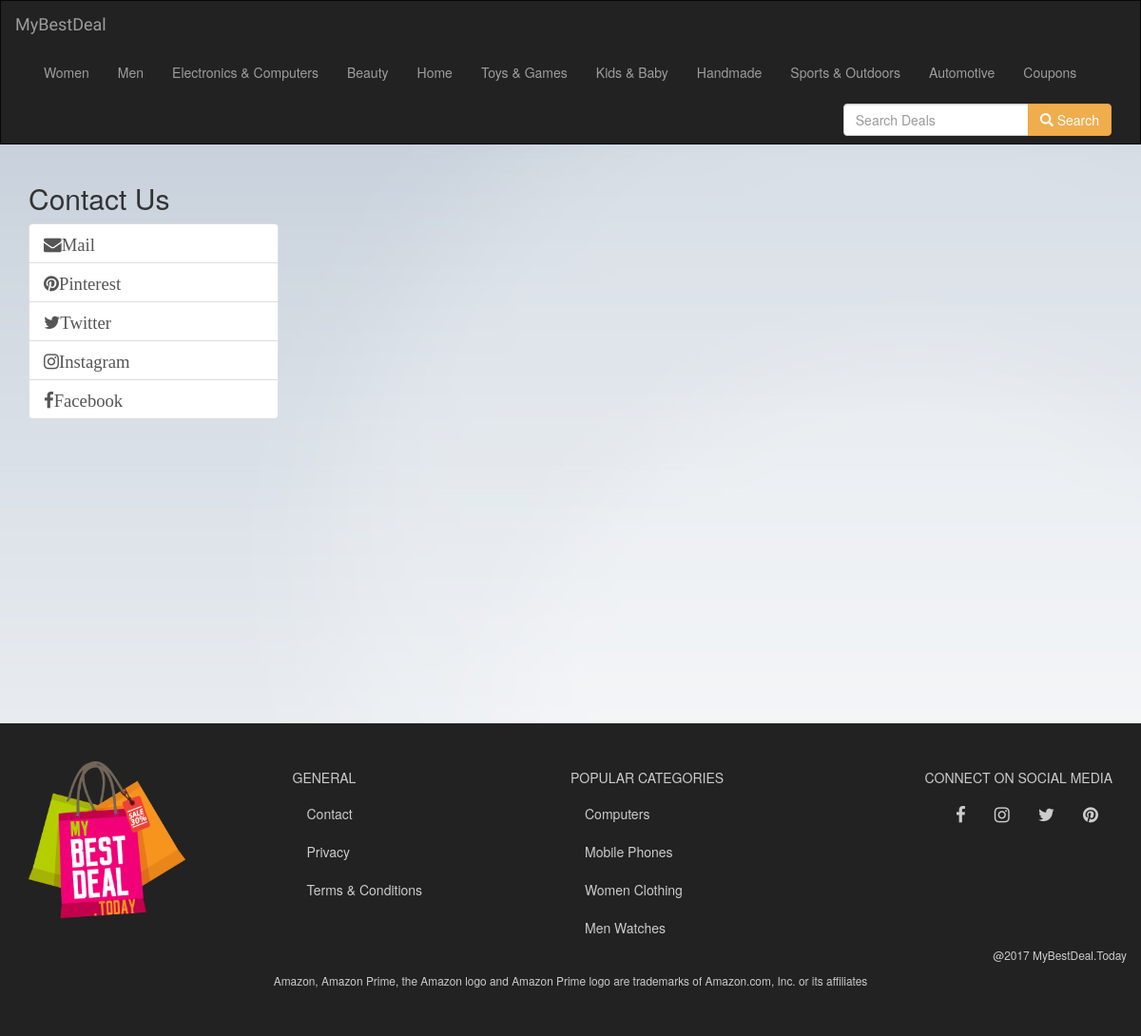
Page /contact/ on the committed database.
### bestdeal/models.py (models this page shows, shortened)
class Category(models.Model):
    category_name = models.CharField(max_length=100)

### bestdeal/views.py (the view)
# urls.py: url(r'^contact/$',views.contact_view,name='contact'),
def contact_view(request):
    return render(request, 'contact.html')

### bestdeal/templatetags/menu_items.py (called while the page is built)
@register.inclusion_tag('menu_items.html', takes_context=True)
def menu_items(context):
    return {'categories': Category.objects.all(), 'sub_categories': Sub_Category.objects.all().order_by('sub_category_name')}

### templates/contact.html (shortened to what this page needs)
{% extends 'base.html' %}
{% block body %}
<div class="container">
    <div class="row">
        <div class="col-md-3">
            <h2>Contact Us</h2>
            <div class="list-group">
                <a href="mailto:zwyanezade@outlook.com" class="list-group-item"><i class="fa fa-envelope fa-lg">Mail</i></a>
                <a href="#" class="list-group-item"><i class="fa fa-pinterest fa-lg">Pinterest</i></a>
                <a target="_blank" href="https://twitter.com/mybestdealtoday" class="list-group-item"><i class="fa fa-twitter fa-lg">Twitter</i></a>
                <a target="_blank" href="https://www.instagram.com/mybestdealtoday" class="list-group-item"><i class="fa fa-instagram fa-lg">Instagram</i></a>
                <a target="_blank" href="https://www.facebook.com/mybestdealtoday/" class="list-group-item"><i class="fa fa-facebook fa-lg">Facebook</i></a>
            </div>
        </div>
    </div>
</div>
<br><br><br><br><br><br><br><br><br><br><br><br><br>
{% endblock %}

### templates/base.html (shortened to what this page needs)
<!DOCTYPE html>
<html lang="en">
<head>
    {% load staticfiles %}
    <link rel="stylesheet" href="https://maxcdn.bootstrapcdn.com/bootstrap/3.3.7/css/bootstrap.min.css">
    <link rel="stylesheet" type="text/css" href="{% static 'bestdeal/style.css' %}"/>
    <link rel="stylesheet" href="https://cdnjs.cloudflare.com/ajax/libs/font-awesome/4.7.0/css/font-awesome.min.css">
</head>
<body>
    <nav class="navbar navbar-inverse">
        <div class="container-fluid">
            <div class="navbar-header">
                <a class="navbar-brand" href="{% url 'index' %}">MyBestDeal</a>
            </div>
            <div class="collapse navbar-collapse" id="myNavbar">
                <ul class="nav navbar-nav">
                    {% load menu_items %}
                    {% menu_items %}
                </ul>
                <form class="navbar-form navbar-right" role="search" method="get" action="/search">
                    <div class="input-group">
                        <input type="text" class="form-control" name="q" value="" placeholder="Search Deals" required>
                        <div class="input-group-btn">
                            <button class="btn btn-warning" type="submit"><i class="glyphicon glyphicon-search"></i> Search</button>
                        </div>
                    </div>
                </form>
            </div>
        </div>
    </nav>
    {% block body %}
    {% endblock %}
<footer class="navbar-inverse text-white paddingy">
    <div class="container">
        <div class="row">
            <div class="col-md-2">
                <img src="/static/bestdeal/images/icon.png/" class="img-responsive"/>
            </div>
            <div class="col-md-offset-1 col-md-3 col-sm-6 pl-0">
                <h5 class="nav-link text-uppercase footer-text"> General</h5>
                <ul class="nav flex-column">
                    <li class="nav-item"><a href="/contact/" class="nav-link">Contact</a></li>
                    <li class="nav-item"><a href="/privacy/" class="nav-link">Privacy</a></li>
                    <li class="nav-item"><a href="/terms/" class="nav-link">Terms & Conditions</a></li>
                </ul>
            </div>
            <div class="col-md-3 col-sm-6 pl-0">
                <h5 class="nav-link text-uppercase footer-text">Popular Categories</h5>
                <ul class="nav flex-column">
                    <li class="nav-item"><a href="/Electronics%20&%20Computers/Computers/" class="nav-link">Computers</a></li>
                    <li class="nav-item"><a href="/Electronics%20&%20Computers/Mobile%20Phones/" class="nav-link">Mobile Phones</a></li>
                    <li class="nav-item"><a href="/Women/Clothing/" class="nav-link">Women Clothing</a></li>
                    <li class="nav-item"><a href="/Men/Watches/" class="nav-link">Men Watches</a></li>
                </ul>
            </div>
            <div class="col-md-3 ml-auto text-right">
                <h5 class="text-uppercase footer-text">Connect on social media</h5>
                <ul class="nav justify-content-end">
                    <li class="nav-item social"><a href="#" class="nav-link pr-0"><i class="fa fa-pinterest fa-lg"></i></a></li>
                    <li class="nav-item social"><a target="_blank" href="https://twitter.com/mybestdealtoday" class="nav-link pr-0"><i class="fa fa-twitter fa-lg"></i></a></li>
                    <li class="nav-item social"><a target="_blank" href="https://www.instagram.com/mybestdealtoday" class="nav-link pr-0"><i class="fa fa-instagram fa-lg"></i></a></li>
                    <li class="nav-item social"><a target="_blank" href="https://www.facebook.com/mybestdealtoday/" class="nav-link pr-0"><i class="fa fa-facebook fa-lg"></i></a></li>
                </ul>
            </div>
        </div>
        <div class="row">
            <div class="col-12 text-right small">
                    <p class="footer-text"> @2017 MyBestDeal.Today</p>
            </div>
            <div class="col-12 text-center small">
                    <p class="footer-text"> Amazon, Amazon Prime, the Amazon logo and Amazon Prime logo are trademarks of Amazon.com, Inc. or its affiliates</p>
            </div>
        </div>
    </div>
</footer>
</body>
</html>

### templates/menu_items.html (shortened to what this page needs)
{% for category in categories %}
    <li class="dropdown">
        <a href="/{{ category.category_name }}/" class="dropdown-toggle" role="button" aria-haspopup="true" aria-expanded="false">{{ category.category_name }}</a>
    </li>
{% endfor %}

### bestdeal/static/bestdeal/style.css (style rules this page uses)
body { background: white url("images/background.jpg"); position: relative; }
.navbar { border-radius: 0; }
.navbar-brand { font-family: 'Satisfy',cursive; }
footer a { color: #ccc; }
.footer-text { color: #ccc; }
.pr-0 { padding-right: 0; }
.ml-auto { margin-left: auto; }
.pl-0 { padding-left: 0; }
.paddingy { margin-top: 40px; padding-top: 40px; padding-bottom: 40px; }
.social { display:inline-block; float:right; }

### rows in the picture
Category: category_name "Women"
Category: category_name "Men"
Category: category_name "Electronics & Computers"
Category: category_name "Beauty"
Category: category_name "Home"
Category: category_name "Toys & Games"
Category: category_name "Kids & Baby"
Category: category_name "Handmade"
Category: category_name "Sports & Outdoors"
Category: category_name "Automotive"
Category: category_name "Coupons"
